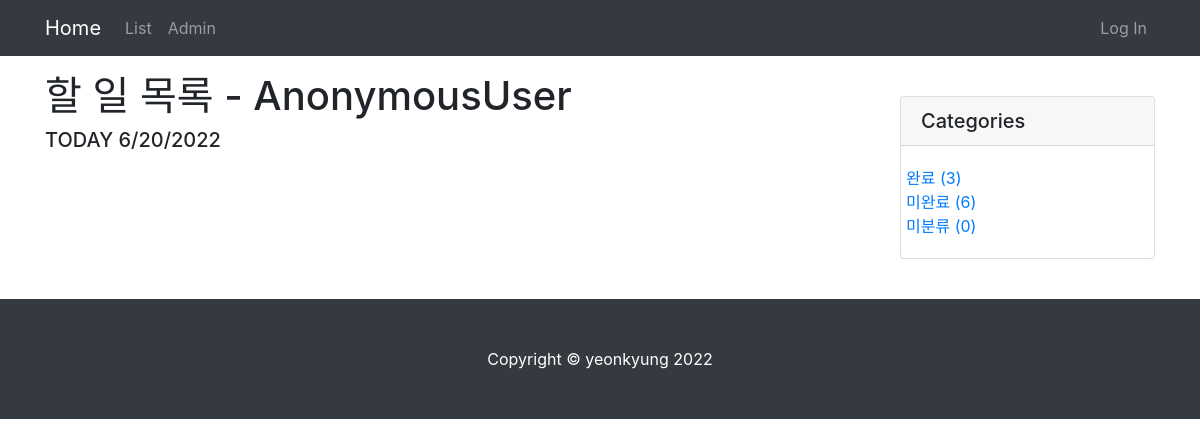
Page /list/ on the committed database.
### todo/models.py (models this page shows)
class Category(models.Model):
    name = models.CharField(max_length=50, unique=True)
    slug = models.SlugField(max_length=200, unique=True, allow_unicode=True)
    def __str__(self):
        return self.name
    class Meta:
        verbose_name_plural = 'Categories'
    def get_absolute_url(self):
        return f'/category/{self.slug}/'

### todo/views.py (the view)
# urls.py: path('list/', views.TodoList.as_view()),
class TodoList(ListView):
    model = Todo
    def get_context_data(self, *, object_list=None, **kwargs):
        context = super(TodoList,self).get_context_data()
        context['todos'] = Todo.objects.all()
        context['categories'] = Category.objects.all()
        context['no_category_count'] = Todo.objects.filter(category=None).count()
        return context

### todo/templates/todo/todo_list.html (shortened to what this page needs)
{% extends 'todo/base.html' %}
{% block main_area %}
    <h1>
        할 일 목록 - {{ user }}
    </h1>
    <h5>
        <div>TODAY
        </div>
    </h5>
{% endblock %}

### todo/templates/todo/base.html (shortened to what this page needs)
<!DOCTYPE html>
<html>
{% load static %}
<head>
        <link rel="stylesheet" href="{% static 'blog/bootstrap/bootstrap.min.css' %}" media="screen">
</head>
<body>
    {% include 'todo/navbar.html' %}
    <div class="container my-3">
        <div class="row">
            <div class="col-md-8 col-lg-9">
                {%  block main_area %}
                {%  endblock %}
            </div>
            <div class="col-md-4 col-lg-3">
                <div class="card my-4">
                    <h5 class="card-header">Categories</h5>
                    <div class="card-body">
                        <div class="row">
                            <ul class="list-unstyled mb-0">
                                {% for c in categories %}
                                    <li>
                                        <a href="{{ c.get_absolute_url }}">{{ c }} ({{ c.todo_set.count }})</a>
                                    </li>
                                {% endfor %}
                                    <li>
                                        <a href="/category/no-category"> 미분류 ({{ no_category_count }})</a>
                                    </li>
                            </ul>
                        </div>
                    </div>
                </div>
            </div>
        </div>
    </div>
{% include 'todo/footer.html' %}
</body>
</html>

### rows in the picture
Category: name "완료", todo_set.count "3"
Category: name "미완료", todo_set.count "6"

### other values in the picture
{{ user }} "AnonymousUser"
{{ no_category_count }} "0"
